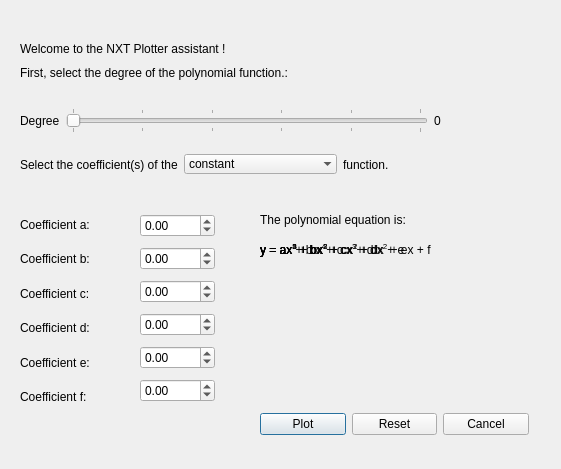
<?xml version="1.0" encoding="UTF-8"?>
<ui version="4.0">
 <class>userinterface</class>
 <widget class="QDialog" name="userinterface">
  <property name="geometry">
   <rect>
    <x>0</x>
    <y>0</y>
    <width>561</width>
    <height>469</height>
   </rect>
  </property>
  <property name="windowTitle">
   <string>Dialog</string>
  </property>
  <widget class="QWidget" name="layoutWidget">
   <property name="geometry">
    <rect>
     <x>140</x>
     <y>210</y>
     <width>75</width>
     <height>201</height>
    </rect>
   </property>
   <layout class="QVBoxLayout" name="verticalLayout">
    <item>
     <widget class="QDoubleSpinBox" name="coeffA">
      <property name="minimum">
       <double>-99.989999999999995</double>
      </property>
     </widget>
    </item>
    <item>
     <widget class="QDoubleSpinBox" name="coeffB">
      <property name="minimum">
       <double>-99.989999999999995</double>
      </property>
     </widget>
    </item>
    <item>
     <widget class="QDoubleSpinBox" name="coeffC">
      <property name="minimum">
       <double>-99.989999999999995</double>
      </property>
     </widget>
    </item>
    <item>
     <widget class="QDoubleSpinBox" name="coeffD">
      <property name="minimum">
       <double>-99.989999999999995</double>
      </property>
     </widget>
    </item>
    <item>
     <widget class="QDoubleSpinBox" name="coeffE">
      <property name="minimum">
       <double>-99.989999999999995</double>
      </property>
     </widget>
    </item>
    <item>
     <widget class="QDoubleSpinBox" name="coeffF">
      <property name="minimum">
       <double>-99.989999999999995</double>
      </property>
     </widget>
    </item>
   </layout>
  </widget>
  <widget class="QWidget" name="layoutWidget">
   <property name="geometry">
    <rect>
     <x>20</x>
     <y>210</y>
     <width>94</width>
     <height>201</height>
    </rect>
   </property>
   <layout class="QVBoxLayout" name="verticalLayout_2">
    <item>
     <widget class="QLabel" name="aCoeff">
      <property name="text">
       <string>Coefficient a:</string>
      </property>
     </widget>
    </item>
    <item>
     <widget class="QLabel" name="bCoeff">
      <property name="text">
       <string>Coefficient b:</string>
      </property>
     </widget>
    </item>
    <item>
     <widget class="QLabel" name="cCoeff">
      <property name="text">
       <string>Coefficient c:</string>
      </property>
     </widget>
    </item>
    <item>
     <widget class="QLabel" name="dCoeff">
      <property name="text">
       <string>Coefficient d:</string>
      </property>
     </widget>
    </item>
    <item>
     <widget class="QLabel" name="eCoeff">
      <property name="text">
       <string>Coefficient e:</string>
      </property>
     </widget>
    </item>
    <item>
     <widget class="QLabel" name="fCoeff">
      <property name="text">
       <string>Coefficient f:</string>
      </property>
     </widget>
    </item>
   </layout>
  </widget>
  <widget class="QWidget" name="layoutWidget">
   <property name="geometry">
    <rect>
     <x>260</x>
     <y>410</y>
     <width>269</width>
     <height>29</height>
    </rect>
   </property>
   <layout class="QHBoxLayout" name="horizontalLayout">
    <item>
     <widget class="QPushButton" name="plotButton">
      <property name="text">
       <string>Plot</string>
      </property>
     </widget>
    </item>
    <item>
     <widget class="QPushButton" name="resetButton">
      <property name="text">
       <string>Reset</string>
      </property>
     </widget>
    </item>
    <item>
     <widget class="QPushButton" name="cancelButton">
      <property name="text">
       <string>Cancel</string>
      </property>
     </widget>
    </item>
   </layout>
  </widget>
  <widget class="QWidget" name="layoutWidget">
   <property name="geometry">
    <rect>
     <x>20</x>
     <y>40</y>
     <width>350</width>
     <height>42</height>
    </rect>
   </property>
   <layout class="QVBoxLayout" name="verticalLayout_3">
    <item>
     <widget class="QLabel" name="label">
      <property name="text">
       <string>Welcome to the NXT Plotter assistant !</string>
      </property>
     </widget>
    </item>
    <item>
     <widget class="QLabel" name="orderText">
      <property name="text">
       <string>First, select the degree of the polynomial function.:</string>
      </property>
     </widget>
    </item>
   </layout>
  </widget>
  <widget class="QWidget" name="layoutWidget">
   <property name="geometry">
    <rect>
     <x>20</x>
     <y>150</y>
     <width>475</width>
     <height>29</height>
    </rect>
   </property>
   <layout class="QHBoxLayout" name="horizontalLayout_2">
    <item>
     <widget class="QLabel" name="orderText_2">
      <property name="text">
       <string>Select the coefficient(s) of the</string>
      </property>
     </widget>
    </item>
    <item>
     <widget class="QComboBox" name="comboBox">
      <property name="contextMenuPolicy">
       <enum>Qt::DefaultContextMenu</enum>
      </property>
      <property name="editable">
       <bool>false</bool>
      </property>
      <property name="frame">
       <bool>false</bool>
      </property>
      <item>
       <property name="text">
        <string>constant</string>
       </property>
      </item>
      <item>
       <property name="text">
        <string>linear</string>
       </property>
      </item>
      <item>
       <property name="text">
        <string>quadratic</string>
       </property>
      </item>
      <item>
       <property name="text">
        <string>cubic</string>
       </property>
      </item>
      <item>
       <property name="text">
        <string>quartic</string>
       </property>
      </item>
      <item>
       <property name="text">
        <string>quintic</string>
       </property>
      </item>
     </widget>
    </item>
    <item>
     <widget class="QLabel" name="orderText_4">
      <property name="text">
       <string>function.</string>
      </property>
     </widget>
    </item>
   </layout>
  </widget>
  <widget class="QWidget" name="layoutWidget">
   <property name="geometry">
    <rect>
     <x>20</x>
     <y>100</y>
     <width>421</width>
     <height>41</height>
    </rect>
   </property>
   <layout class="QHBoxLayout" name="horizontalLayout_3">
    <item>
     <widget class="QLabel" name="label_2">
      <property name="text">
       <string>Degree</string>
      </property>
     </widget>
    </item>
    <item>
     <widget class="QSlider" name="orderSlider">
      <property name="whatsThis">
       <string>Select the order of te polynomial by moving the slider</string>
      </property>
      <property name="maximum">
       <number>5</number>
      </property>
      <property name="orientation">
       <enum>Qt::Horizontal</enum>
      </property>
      <property name="tickPosition">
       <enum>QSlider::TicksBothSides</enum>
      </property>
     </widget>
    </item>
    <item>
     <widget class="QLabel" name="u_orderPoly">
      <property name="frameShape">
       <enum>QFrame::NoFrame</enum>
      </property>
      <property name="text">
       <string>0</string>
      </property>
     </widget>
    </item>
   </layout>
  </widget>
  <widget class="QLabel" name="label_3">
   <property name="geometry">
    <rect>
     <x>260</x>
     <y>210</y>
     <width>204</width>
     <height>20</height>
    </rect>
   </property>
   <property name="text">
    <string>The polynomial equation is:</string>
   </property>
  </widget>
  <widget class="QLabel" name="quintic">
   <property name="geometry">
    <rect>
     <x>260</x>
     <y>240</y>
     <width>204</width>
     <height>21</height>
    </rect>
   </property>
   <property name="text">
    <string>&lt;html&gt;&lt;head/&gt;&lt;body&gt;&lt;p&gt;y = ax&lt;span style=&quot; vertical-align:super;&quot;&gt;5 &lt;/span&gt;+ bx&lt;span style=&quot; vertical-align:super;&quot;&gt;4&lt;/span&gt; + cx&lt;span style=&quot; vertical-align:super;&quot;&gt;3&lt;/span&gt; + dx&lt;span style=&quot; vertical-align:super;&quot;&gt;2&lt;/span&gt; + ex + f&lt;/p&gt;&lt;/body&gt;&lt;/html&gt;</string>
   </property>
  </widget>
  <widget class="QLabel" name="quartic">
   <property name="geometry">
    <rect>
     <x>260</x>
     <y>240</y>
     <width>204</width>
     <height>21</height>
    </rect>
   </property>
   <property name="text">
    <string>&lt;html&gt;&lt;head/&gt;&lt;body&gt;&lt;p&gt;y = ax&lt;span style=&quot; vertical-align:super;&quot;&gt;4&lt;/span&gt; + bx&lt;span style=&quot; vertical-align:super;&quot;&gt;3&lt;/span&gt; + cx&lt;span style=&quot; vertical-align:super;&quot;&gt;2&lt;/span&gt; + dx + e&lt;/p&gt;&lt;/body&gt;&lt;/html&gt;</string>
   </property>
  </widget>
  <widget class="QLabel" name="linear">
   <property name="geometry">
    <rect>
     <x>260</x>
     <y>240</y>
     <width>204</width>
     <height>21</height>
    </rect>
   </property>
   <property name="text">
    <string>&lt;html&gt;&lt;head/&gt;&lt;body&gt;&lt;p&gt;y = ax + b&lt;/p&gt;&lt;/body&gt;&lt;/html&gt;</string>
   </property>
  </widget>
  <widget class="QLabel" name="cubic">
   <property name="geometry">
    <rect>
     <x>260</x>
     <y>240</y>
     <width>204</width>
     <height>21</height>
    </rect>
   </property>
   <property name="text">
    <string>&lt;html&gt;&lt;head/&gt;&lt;body&gt;&lt;p&gt;y = ax&lt;span style=&quot; vertical-align:super;&quot;&gt;3&lt;/span&gt; + bx&lt;span style=&quot; vertical-align:super;&quot;&gt;2&lt;/span&gt; + cx + d&lt;/p&gt;&lt;/body&gt;&lt;/html&gt;</string>
   </property>
  </widget>
  <widget class="QLabel" name="quadratic">
   <property name="geometry">
    <rect>
     <x>260</x>
     <y>240</y>
     <width>204</width>
     <height>21</height>
    </rect>
   </property>
   <property name="text">
    <string>&lt;html&gt;&lt;head/&gt;&lt;body&gt;&lt;p&gt;y = ax&lt;span style=&quot; vertical-align:super;&quot;&gt;2&lt;/span&gt; + bx + c&lt;/p&gt;&lt;/body&gt;&lt;/html&gt;</string>
   </property>
  </widget>
  <widget class="QLabel" name="constant">
   <property name="geometry">
    <rect>
     <x>260</x>
     <y>240</y>
     <width>204</width>
     <height>21</height>
    </rect>
   </property>
   <property name="text">
    <string>&lt;html&gt;&lt;head/&gt;&lt;body&gt;&lt;p&gt;y = a&lt;/p&gt;&lt;/body&gt;&lt;/html&gt;</string>
   </property>
  </widget>
 </widget>
 <resources/>
 <connections>
  <connection>
   <sender>orderSlider</sender>
   <signal>valueChanged(int)</signal>
   <receiver>u_orderPoly</receiver>
   <slot>setNum(int)</slot>
   <hints>
    <hint type="sourcelabel">
     <x>188</x>
     <y>110</y>
    </hint>
    <hint type="destinationlabel">
     <x>439</x>
     <y>105</y>
    </hint>
   </hints>
  </connection>
  <connection>
   <sender>resetButton</sender>
   <signal>clicked()</signal>
   <receiver>u_orderPoly</receiver>
   <slot>clear()</slot>
   <hints>
    <hint type="sourcelabel">
     <x>359</x>
     <y>436</y>
    </hint>
    <hint type="destinationlabel">
     <x>436</x>
     <y>129</y>
    </hint>
   </hints>
  </connection>
  <connection>
   <sender>orderSlider</sender>
   <signal>valueChanged(int)</signal>
   <receiver>comboBox</receiver>
   <slot>setCurrentIndex(int)</slot>
   <hints>
    <hint type="sourcelabel">
     <x>386</x>
     <y>123</y>
    </hint>
    <hint type="destinationlabel">
     <x>314</x>
     <y>156</y>
    </hint>
   </hints>
  </connection>
  <connection>
   <sender>resetButton</sender>
   <signal>clicked()</signal>
   <receiver>coeffA</receiver>
   <slot>clear()</slot>
   <hints>
    <hint type="sourcelabel">
     <x>389</x>
     <y>423</y>
    </hint>
    <hint type="destinationlabel">
     <x>201</x>
     <y>223</y>
    </hint>
   </hints>
  </connection>
  <connection>
   <sender>resetButton</sender>
   <signal>clicked()</signal>
   <receiver>coeffB</receiver>
   <slot>clear()</slot>
   <hints>
    <hint type="sourcelabel">
     <x>376</x>
     <y>430</y>
    </hint>
    <hint type="destinationlabel">
     <x>198</x>
     <y>259</y>
    </hint>
   </hints>
  </connection>
  <connection>
   <sender>resetButton</sender>
   <signal>clicked()</signal>
   <receiver>coeffC</receiver>
   <slot>clear()</slot>
   <hints>
    <hint type="sourcelabel">
     <x>362</x>
     <y>431</y>
    </hint>
    <hint type="destinationlabel">
     <x>188</x>
     <y>293</y>
    </hint>
   </hints>
  </connection>
  <connection>
   <sender>resetButton</sender>
   <signal>clicked()</signal>
   <receiver>coeffE</receiver>
   <slot>clear()</slot>
   <hints>
    <hint type="sourcelabel">
     <x>422</x>
     <y>429</y>
    </hint>
    <hint type="destinationlabel">
     <x>201</x>
     <y>374</y>
    </hint>
   </hints>
  </connection>
  <connection>
   <sender>resetButton</sender>
   <signal>clicked()</signal>
   <receiver>coeffD</receiver>
   <slot>clear()</slot>
   <hints>
    <hint type="sourcelabel">
     <x>407</x>
     <y>427</y>
    </hint>
    <hint type="destinationlabel">
     <x>202</x>
     <y>340</y>
    </hint>
   </hints>
  </connection>
  <connection>
   <sender>resetButton</sender>
   <signal>clicked()</signal>
   <receiver>coeffF</receiver>
   <slot>clear()</slot>
   <hints>
    <hint type="sourcelabel">
     <x>353</x>
     <y>418</y>
    </hint>
    <hint type="destinationlabel">
     <x>178</x>
     <y>404</y>
    </hint>
   </hints>
  </connection>
  <connection>
   <sender>cancelButton</sender>
   <signal>clicked()</signal>
   <receiver>userinterface</receiver>
   <slot>reject()</slot>
   <hints>
    <hint type="sourcelabel">
     <x>486</x>
     <y>419</y>
    </hint>
    <hint type="destinationlabel">
     <x>483</x>
     <y>305</y>
    </hint>
   </hints>
  </connection>
  <connection>
   <sender>comboBox</sender>
   <signal>currentIndexChanged(int)</signal>
   <receiver>orderSlider</receiver>
   <slot>setValue(int)</slot>
   <hints>
    <hint type="sourcelabel">
     <x>327</x>
     <y>176</y>
    </hint>
    <hint type="destinationlabel">
     <x>227</x>
     <y>131</y>
    </hint>
   </hints>
  </connection>
 </connections>
</ui>
